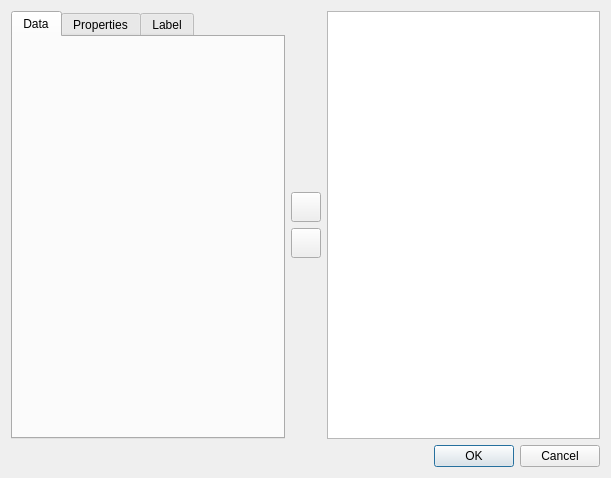
<?xml version="1.0" encoding="UTF-8"?>
<ui version="4.0">
 <class>AddParameterWidget</class>
 <widget class="QDialog" name="AddParameterWidget">
  <property name="geometry">
   <rect>
    <x>0</x>
    <y>0</y>
    <width>611</width>
    <height>478</height>
   </rect>
  </property>
  <property name="windowTitle">
   <string>Dialog</string>
  </property>
  <layout class="QVBoxLayout" name="verticalLayout_5">
   <item>
    <layout class="QHBoxLayout" name="horizontalLayout">
     <item>
      <widget class="QTabWidget" name="tabWidget">
       <property name="currentIndex">
        <number>0</number>
       </property>
       <widget class="QWidget" name="tab">
        <attribute name="title">
         <string>Data</string>
        </attribute>
        <layout class="QVBoxLayout" name="verticalLayout">
         <item>
          <widget class="ParameterPickerWidget" name="parameterWidget" native="true"/>
         </item>
        </layout>
       </widget>
       <widget class="QWidget" name="tab_2">
        <attribute name="title">
         <string>Properties</string>
        </attribute>
        <layout class="QVBoxLayout" name="verticalLayout_2">
         <item>
          <widget class="PropertiesPickerWidget" name="propertiesWidget" native="true"/>
         </item>
        </layout>
       </widget>
       <widget class="QWidget" name="tab_3">
        <attribute name="title">
         <string>Label</string>
        </attribute>
        <layout class="QVBoxLayout" name="verticalLayout_3">
         <item>
          <widget class="QLineEdit" name="lineEdit"/>
         </item>
         <item>
          <spacer name="verticalSpacer">
           <property name="orientation">
            <enum>Qt::Vertical</enum>
           </property>
           <property name="sizeHint" stdset="0">
            <size>
             <width>20</width>
             <height>356</height>
            </size>
           </property>
          </spacer>
         </item>
        </layout>
       </widget>
      </widget>
     </item>
     <item>
      <layout class="QVBoxLayout" name="verticalLayout_4">
       <item>
        <spacer name="verticalSpacer_2">
         <property name="orientation">
          <enum>Qt::Vertical</enum>
         </property>
         <property name="sizeHint" stdset="0">
          <size>
           <width>20</width>
           <height>40</height>
          </size>
         </property>
        </spacer>
       </item>
       <item>
        <widget class="QToolButton" name="addToolButton">
         <property name="minimumSize">
          <size>
           <width>30</width>
           <height>30</height>
          </size>
         </property>
         <property name="cursor">
          <cursorShape>ArrowCursor</cursorShape>
         </property>
         <property name="text">
          <string/>
         </property>
         <property name="iconSize">
          <size>
           <width>20</width>
           <height>20</height>
          </size>
         </property>
        </widget>
       </item>
       <item>
        <widget class="QToolButton" name="removeToolButton">
         <property name="minimumSize">
          <size>
           <width>30</width>
           <height>30</height>
          </size>
         </property>
         <property name="cursor">
          <cursorShape>ArrowCursor</cursorShape>
         </property>
         <property name="text">
          <string/>
         </property>
         <property name="iconSize">
          <size>
           <width>20</width>
           <height>20</height>
          </size>
         </property>
        </widget>
       </item>
       <item>
        <spacer name="verticalSpacer_3">
         <property name="orientation">
          <enum>Qt::Vertical</enum>
         </property>
         <property name="sizeHint" stdset="0">
          <size>
           <width>20</width>
           <height>40</height>
          </size>
         </property>
        </spacer>
       </item>
      </layout>
     </item>
     <item>
      <widget class="QListView" name="listView"/>
     </item>
    </layout>
   </item>
   <item>
    <widget class="QDialogButtonBox" name="buttonBox">
     <property name="orientation">
      <enum>Qt::Horizontal</enum>
     </property>
     <property name="standardButtons">
      <set>QDialogButtonBox::Cancel|QDialogButtonBox::Ok</set>
     </property>
    </widget>
   </item>
  </layout>
 </widget>
 <customwidgets>
  <customwidget>
   <class>ParameterPickerWidget</class>
   <extends>QWidget</extends>
   <header>ui/widgets/parameter_picker_widget.h</header>
   <container>1</container>
  </customwidget>
  <customwidget>
   <class>PropertiesPickerWidget</class>
   <extends>QWidget</extends>
   <header>ui/widgets/properties_picker_widget.h</header>
   <container>1</container>
  </customwidget>
 </customwidgets>
 <resources/>
 <connections>
  <connection>
   <sender>buttonBox</sender>
   <signal>accepted()</signal>
   <receiver>AddParameterWidget</receiver>
   <slot>accept()</slot>
   <hints>
    <hint type="sourcelabel">
     <x>248</x>
     <y>254</y>
    </hint>
    <hint type="destinationlabel">
     <x>157</x>
     <y>274</y>
    </hint>
   </hints>
  </connection>
  <connection>
   <sender>buttonBox</sender>
   <signal>rejected()</signal>
   <receiver>AddParameterWidget</receiver>
   <slot>reject()</slot>
   <hints>
    <hint type="sourcelabel">
     <x>316</x>
     <y>260</y>
    </hint>
    <hint type="destinationlabel">
     <x>286</x>
     <y>274</y>
    </hint>
   </hints>
  </connection>
 </connections>
</ui>
